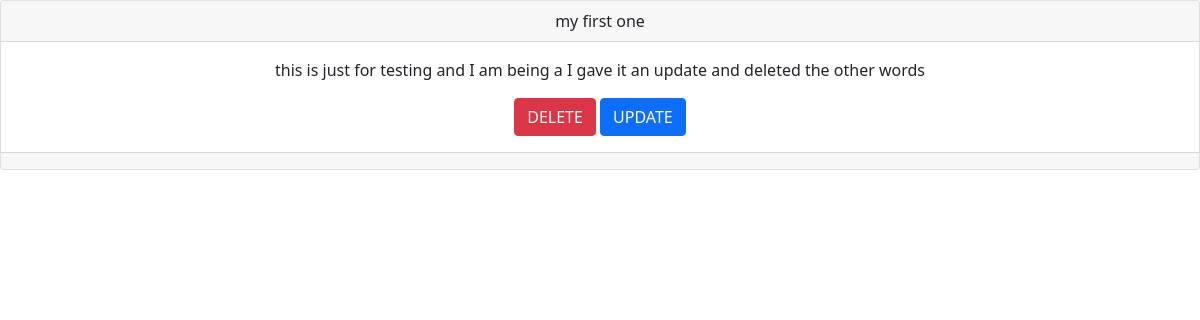
The app's page /tasks/1 with its own data.
### tasks/models.py (models this page shows, shortened)
class Task(models.Model):
    title = models.CharField(max_length=100)
    description = models.TextField()
    created_at = models.DateField(auto_now=True)
    updated_at = models.DateField(auto_now_add=True)
    class Meta:
        ordering = ['-id']

### tasks/views.py (the view)
# urls.py: path('<int:id>', views.task_detail, name='task_details'),
def task_detail(request, id):
    tasks = get_object_or_404(Task, id=id)
    context = {'tasks': tasks}
    return render(request, 'tasks/task_details.html', context)

### templates/tasks/task_details.html
{%extends 'base.html'%}
{%block content %}
<div class="card text-center">
    <div class="card-header">
        {{tasks.title}}
    </div>
    <div class="card-body">
      <p class="card-text">{{tasks.description}}</p>
       <a href="{% url 'tasks:delete_task' tasks.id %}" class="btn btn-danger">DELETE</a>
       <a href="{% url 'tasks:update_task' tasks.id %}" class="btn btn-primary">UPDATE</a>
    </div>
    <div class="card-footer text-muted">
    </div>
  </div>
{%endblock%}

### records on screen
Task: title "my first one", description "this is just for testing and I am being a I gave it an update and deleted the other words"
